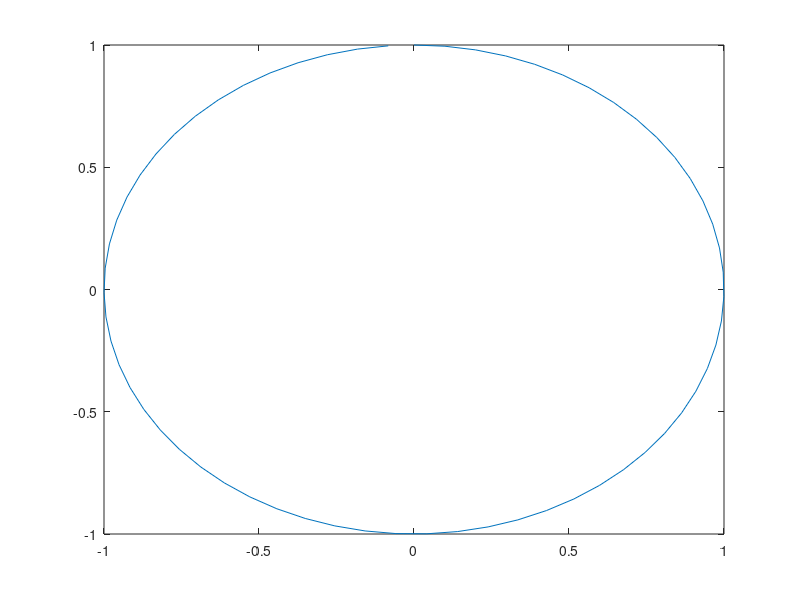

Write the MATLAB code that produced this figure.
function eh=drawEllipse2D(M)
%Draws a 2D ellipse given by %x'*M*X=1 on current axes. M bust be a
%postivie semi-definite matrix for it to work properly,
if nargin<1 || isempty(M)
    M=eye(2);
end
th=0:.1:2*pi;
x=sin(th);
y=cos(th);
a=sqrt(1./sum([x;y].*(M*[x;y])));
eh=plot(a.*x,a.*y);
end